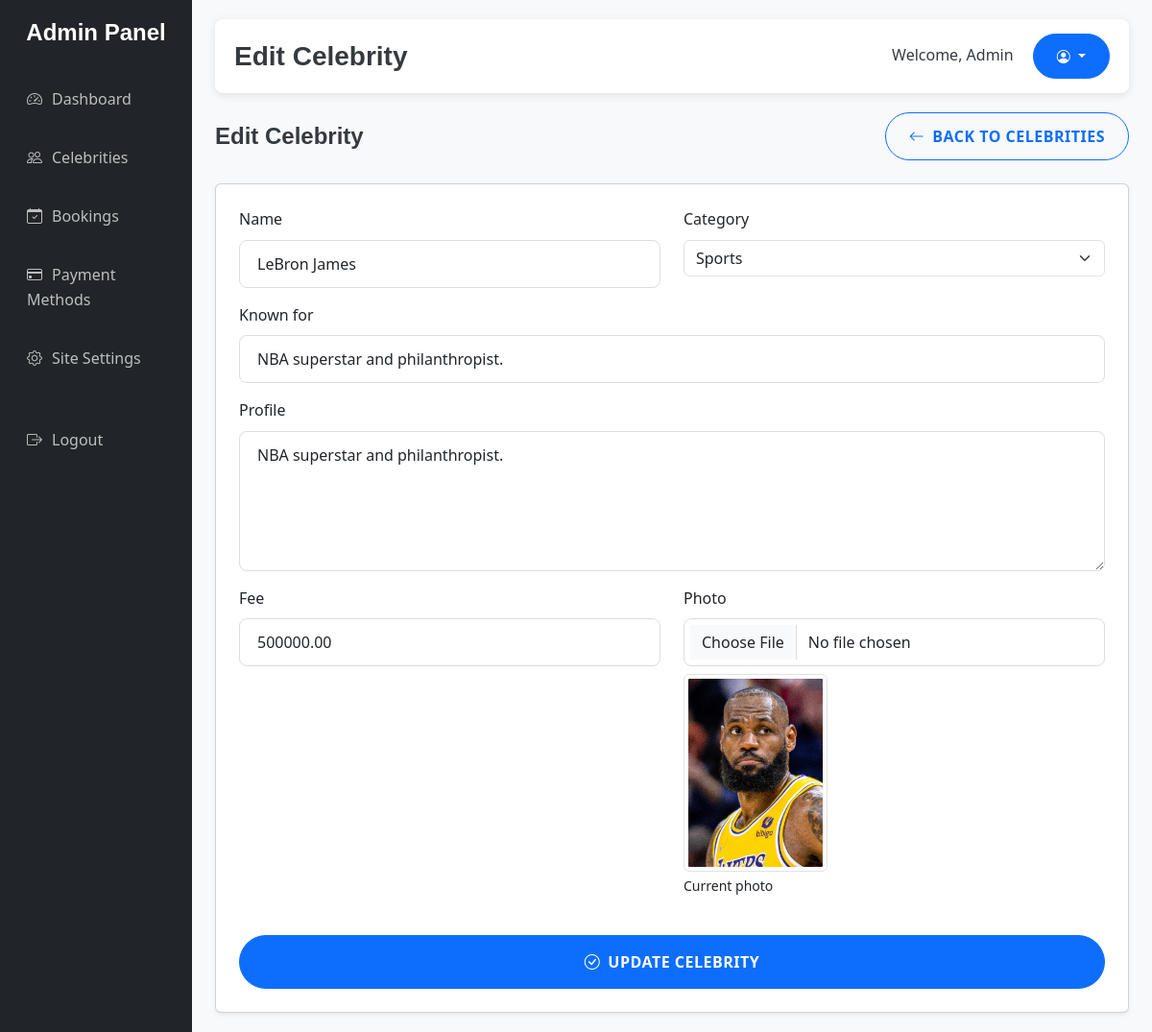
Page /admin/celebrities-edit.php?id=3 (signed in) on the committed database.
### tables this page shows
CREATE TABLE `celebrities` (
  `id` int(11) NOT NULL,
  `name` varchar(100) NOT NULL,
  `category` varchar(50) NOT NULL,
  `description` varchar(500) NOT NULL,
  `profile` text NOT NULL,
  `fee` decimal(10,2) NOT NULL,
  `picture` varchar(255) DEFAULT NULL,
  `created_at` timestamp NOT NULL DEFAULT current_timestamp()
);

### includes/functions.php (called while the page is built, shortened)
<?php
function getCelebrityById($pdo, $id)
{
    $stmt = $pdo->prepare("SELECT * FROM celebrities WHERE id = ?");
    $stmt->execute([$id]);
    return $stmt->fetch();
}

### admin/celebrities-edit.php (the view, shortened to what this page needs)
<?php
require_once '../includes/functions.php';
$id = $_GET['id'] ?? 0;
$celebrity = getCelebrityById($pdo, $id);
require_once 'includes/admin-header.php';
?>
<div class="d-flex justify-content-between align-items-center mb-4">
    <div>
        <h4 class="mb-0">Edit Celebrity</h4>
    </div>
    <div>
        <a href="celebrities.php" class="btn btn-outline-primary">
            <i class="bi bi-arrow-left me-2"></i>Back to Celebrities
        </a>
    </div>
</div>
<div class="card shadow-sm">
    <div class="card-body">
        <form method="POST" enctype="multipart/form-data">
            <div class="row">
                <div class="col-md-6 mb-3">
                    <label for="name" class="form-label">Name</label>
                    <input type="text" class="form-control" id="name" name="name"
                        value="<?= htmlspecialchars($celebrity['name']) ?>" required>
                </div>
                <div class="col-md-6 mb-3">
                    <label for="category" class="form-label">Category</label>
                    <select class="form-select" id="category" name="category" required>
                        <option value="Sports" <?= $celebrity['category'] === 'Sports' ? 'selected' : '' ?>>Sports
                        </option>
                    </select>
                </div>
                <div class="mb-3">
                    <label for="description" class="form-label">Known for</label>
                    <input type="text" class="form-control" id="description" name="description"
                        value="<?= htmlspecialchars($celebrity['description']) ?>" required>
                </div>
            </div>
            <div class="mb-3">
                <label for="profile" class="form-label">Profile</label>
                <textarea class="form-control" id="profile" name="profile" rows="5"
                    required><?= htmlspecialchars($celebrity['profile']) ?></textarea>
            </div>
            <div class="row">
                <div class="col-md-6 mb-3">
                    <label for="fee" class="form-label">Fee</label>
                    <input type="number" step="0.01" class="form-control" id="fee" name="fee"
                        value="<?= $celebrity['fee'] ?>" required>
                </div>
                <div class="col-md-6 mb-3">
                    <label for="picture" class="form-label">Photo</label>
                    <input type="file" class="form-control" id="picture" name="picture" accept="image/*">
                    <?php if ($celebrity['picture']): ?>
                        <div class="mt-2">
                            <img src="../stars/<?= $celebrity['picture'] ?>" alt="Current Photo" class="img-thumbnail"
                                width="150">
                            <small class="d-block mt-1">Current photo</small>
                        </div>
                    <?php endif; ?>
                </div>
            </div>
            <div class="d-grid mt-4">
                <button type="submit" class="btn btn-primary btn-lg">
                    <i class="bi bi-check-circle me-2"></i>Update Celebrity
                </button>
            </div>
        </form>
    </div>
</div>
</div>
</div>
</div>
</body>
</html>

### stars/assets/css/custom.css (style rules this page uses)
:root { --primary-blue-start: #6a11cb; --primary-blue-end: #2575fc; --dark-section-bg: #212529; --text-dark: #343a40; --bg-red: #ca2800; --bg-white: #ffffff; --text-muted: #6c757d; --text-light-grey: #adb5bd; --success-money: #28a745; --bg-light-gradient: linear-gradient( 135deg, #f0f4f8 0%, #ffffff 100% ); --shadow-light: 0 4px 15px rgba(0, 0, 0, 0.08); --shadow-medium: 0 8px 25px rgba(0, 0, 0, 0.1); --shadow-heavy: 0 12px 35px rgba(0, 0, 0, 0.15); }
body { font-family: "Segoe UI", Tahoma, Geneva, Verdana, sans-serif; color: var(--text-dark); background-color: #f8f9fa; line-height: 1.6; overflow-x: hidden; }
h1, h2, h3, h4, h5, h6 { font-family: "Montserrat", sans-serif; font-weight: 700; color: var(--text-dark); margin-bottom: 1rem; }
a { text-decoration: none; transition: all 0.3s ease; }
.card-body { padding: 1.5rem; }
.btn { border-radius: 50px; padding: 12px 24px; font-weight: 600; transition: all 0.3s ease; text-transform: uppercase; letter-spacing: 0.5px; }
.btn-lg { padding: 15px 28px; font-size: 1rem; }
.form-control { border-radius: 8px; padding: 12px 18px; border: 1px solid #ddd; }

### rows in the picture
celebrities: name "LeBron James", category "Sports", description "NBA superstar and philanthropist.", profile "NBA superstar and philanthropist.", fee "500000.00", picture (picture)

### other values in the picture
$pageTitle "Edit Celebrity"
